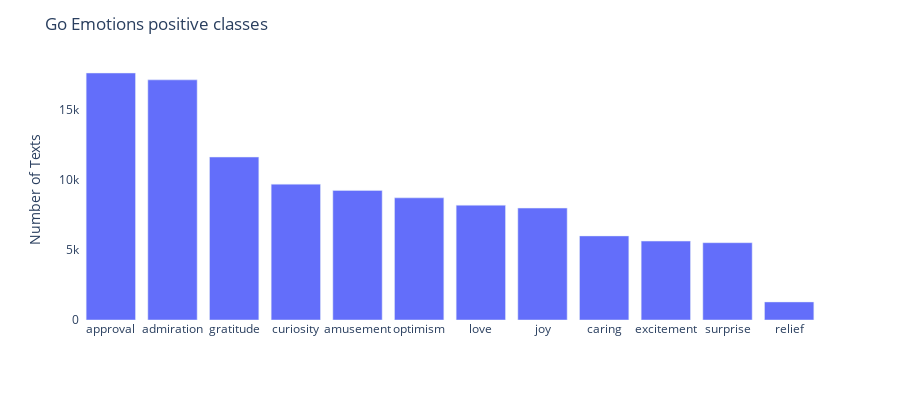

Notebook cell for this chart:
### Code cell
import plotly.express as px

emotion_counts_positive = {k: v for k,v in emotion_counts.items() if k in positive_col}

    
fig = px.bar(x=list(emotion_counts_positive.keys()), y=list(emotion_counts_positive.values()))
fig.update_layout(title = 'Go Emotions positive classes', height = 400, xaxis_title="", yaxis_title="Number of Texts", plot_bgcolor='#fff')
fig.show()

### Figure 1 — Plotly figure (JSON) as saved in the notebook; plotly's stock layout.template omitted (floating-point values rounded to 4 significant figures)
{"data": [{"alignmentgroup": "True", "hovertemplate": "x=%{x}<br>y=%{y}<extra></extra>", "legendgroup": "", "marker": {"color": "#636efa", "pattern": {"shape": ""}}, "name": "", "offsetgroup": "", "orientation": "v", "showlegend": false, "textposition": "auto", "type": "bar", "x": ["approval", "admiration", "gratitude", "curiosity", "amusement", "optimism", "love", "joy", "caring", "excitement", "surprise", "relief"], "xaxis": "x", "y": [17620, 17131, 11625, 9692, 9245, 8715, 8191, 7983, 5999, 5629, 5514, 1289], "yaxis": "y"}], "layout": {"barmode": "relative", "height": 400, "legend": {"tracegroupgap": 0}, "margin": {"t": 60}, "plot_bgcolor": "#fff", "title": {"text": "Go Emotions positive classes"}, "xaxis": {"anchor": "y", "domain": [0, 1], "title": {"text": ""}}, "yaxis": {"anchor": "x", "domain": [0, 1], "title": {"text": "Number of Texts"}}}}
